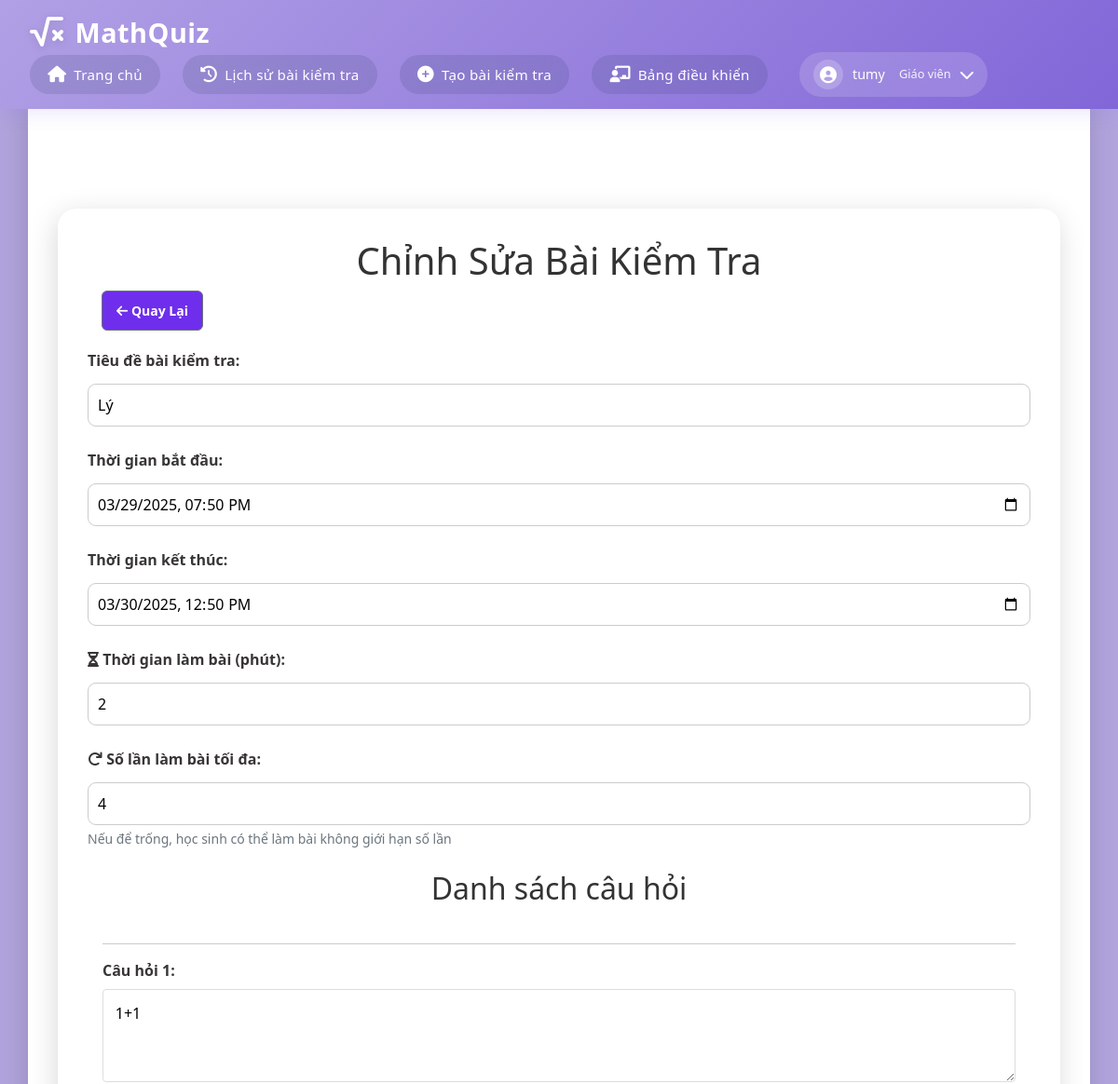
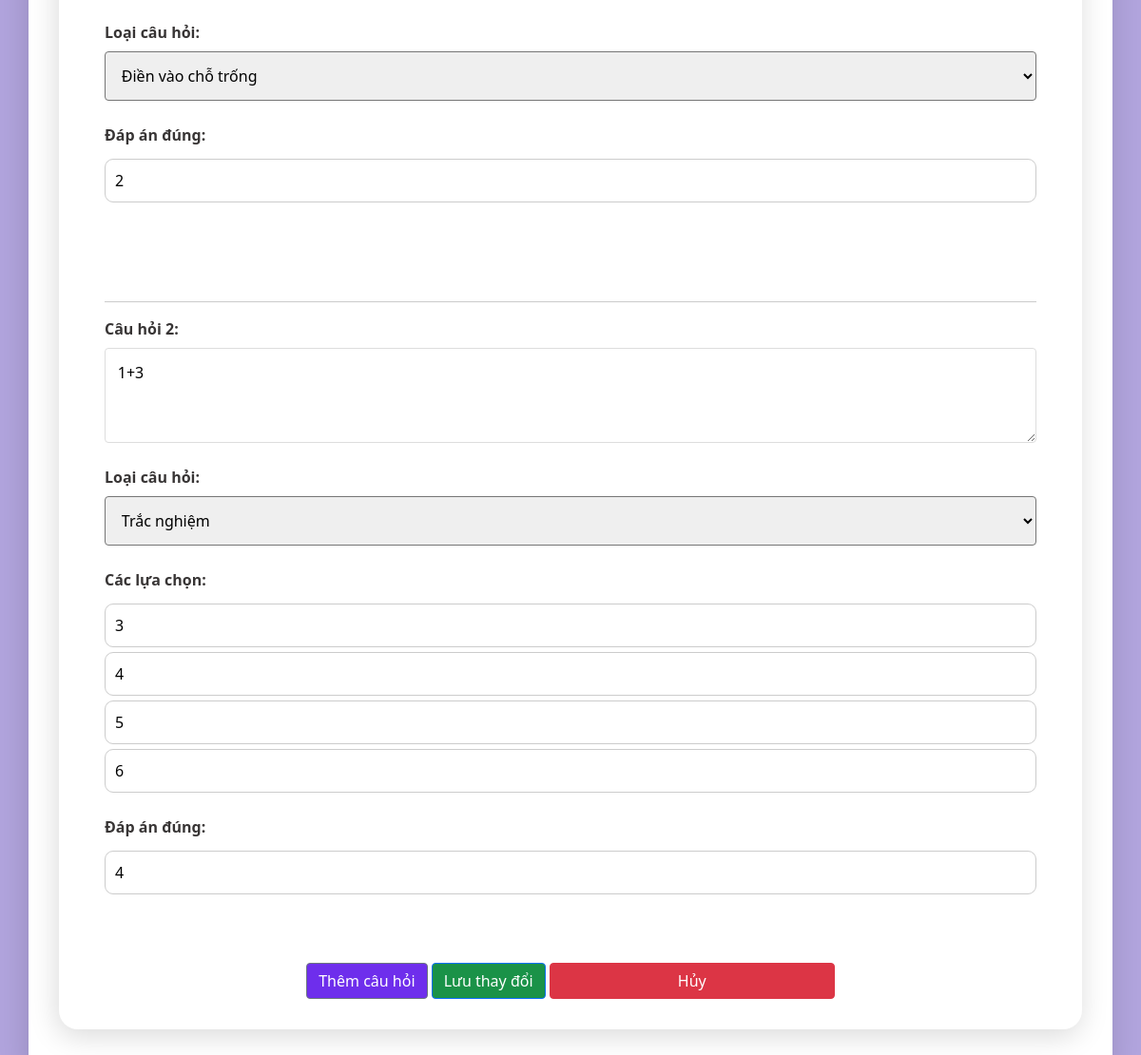
The page /quiz/edit/24 (signed in) on the database its author committed (2 pictures, top to bottom).
### app.py (models this page shows)
class Quiz(db.Model):
    id = db.Column(db.Integer, primary_key=True)
    title = db.Column(db.String(200), nullable=False)
    quiz_code = db.Column(db.String(10), unique=True, nullable=True, server_default=None)  # Make it nullable with default None
    teacher_id = db.Column(db.Integer, db.ForeignKey('user.id'), nullable=False)
    start_time = db.Column(db.DateTime, nullable=False)
    end_time = db.Column(db.DateTime, nullable=False)
    duration = db.Column(db.Integer, nullable=False)  # in minutes
    max_attempts = db.Column(db.Integer, nullable=True, default=None)  # Số lần làm bài tối đa
    is_public = db.Column(db.Boolean, default=False)  # Thêm trường is_public
    questions = db.relationship('Question', backref='quiz', lazy=True)
    teacher = db.relationship('User', backref='quizzes', lazy=True)

class Question(db.Model):
    id = db.Column(db.Integer, primary_key=True)
    quiz_id = db.Column(db.Integer, db.ForeignKey('quiz.id'), nullable=False)
    question_text = db.Column(db.String(500), nullable=False)
    question_type = db.Column(db.String(20), nullable=False)  # 'multiple_choice' or other types
    correct_answer = db.Column(db.String(500), nullable=False)
    answers = db.relationship('Answer', backref='question', lazy=True)

class Answer(db.Model):
    id = db.Column(db.Integer, primary_key=True)
    question_id = db.Column(db.Integer, db.ForeignKey('question.id'), nullable=False)
    answer_text = db.Column(db.String(500), nullable=False)

### app.py (the view, shortened to what this page needs)
@app.route('/quiz/edit/<int:quiz_id>', methods=['GET', 'POST'])
def edit_quiz(quiz_id):
    if 'user_id' not in session or session['role'] != 'teacher':
        flash('Bạn không có quyền truy cập trang này!')
        return redirect(url_for('home'))
    quiz = Quiz.query.get_or_404(quiz_id)
    if quiz.teacher_id != session['user_id']:
        flash('Bạn không có quyền chỉnh sửa bài kiểm tra này!')
        return redirect(url_for('manage_quizzes'))
    return render_template('edit_quiz.html', quiz=quiz)

### templates/edit_quiz.html (shortened to what this page needs)
{% extends "base.html" %}
{% block content %}
<div class="container">
    <h1>Chỉnh Sửa Bài Kiểm Tra</h1>
    <div class="action-bar">
        <a href="{{ url_for('manage_quizzes') }}" class="btn btn-secondary">
            <i class="fas fa-arrow-left"></i> Quay Lại
        </a>
    </div>
    <form method="POST" class="quiz-form">
        <div class="form-group">
            <label for="title">Tiêu đề bài kiểm tra:</label>
            <input type="text" id="title" name="title" value="{{ quiz.title }}" required>
        </div>
        <div class="form-group">
            <label for="start_time">Thời gian bắt đầu:</label>
            <input type="datetime-local" id="start_time" name="start_time"
                   value="{{ quiz.start_time.strftime('%Y-%m-%dT%H:%M') }}" required>
        </div>
        <div class="form-group">
            <label for="end_time">Thời gian kết thúc:</label>
            <input type="datetime-local" id="end_time" name="end_time"
                   value="{{ quiz.end_time.strftime('%Y-%m-%dT%H:%M') }}" required>
        </div>
        <div class="form-group">
            <label for="duration"><i class="fas fa-hourglass-half"></i> Thời gian làm bài (phút):</label>
            <input type="number" id="duration" name="duration" min="1" value="{{ quiz.duration }}" required>
        </div>
        <div class="form-group">
            <label for="max_attempts"><i class="fas fa-redo"></i> Số lần làm bài tối đa:</label>
            <input type="number" id="max_attempts" name="max_attempts" min="1" value="{{ quiz.max_attempts if quiz.max_attempts else '' }}" placeholder="Để trống nếu không giới hạn">
            <small class="form-text text-muted">Nếu để trống, học sinh có thể làm bài không giới hạn số lần</small>
        </div>
        <div id="questions-container">
            <h2>Danh sách câu hỏi</h2>
            {% for question in quiz.questions %}
            <div class="question-item">
                <hr>
                <div class="form-group">
                    <label>Câu hỏi {{ loop.index }}:</label>
                    <textarea name="questions[]" required>{{ question.question_text }}</textarea>
                </div>
                <div class="form-group">
                    <label>Loại câu hỏi:</label>
                    <select name="question_types[]" class="question-type" onchange="toggleAnswerType(this)">
                        <option value="multiple_choice" {% if question.question_type == 'multiple_choice' %}selected{% endif %}>
                            Trắc nghiệm
                        </option>
                        <option value="fill_in_blank" {% if question.question_type == 'fill_in_blank' %}selected{% endif %}>
                            Điền vào chỗ trống
                        </option>
                    </select>
                </div>
                <div class="multiple-choice-options" {% if question.question_type != 'multiple_choice' %}style="display: none;"{% endif %}>
                    <div class="form-group">
                        <label>Các lựa chọn:</label>
                        {% for answer in question.answers %}
                            <input type="text" name="option{{ loop.index }}[]"
                                   placeholder="Lựa chọn {{ loop.index }}"
                                   value="{{ answer.answer_text }}"
                                   {% if question.question_type == 'multiple_choice' %}required{% endif %}>
                        {% endfor %}
                    </div>
                </div>
                <div class="form-group">
                    <label>Đáp án đúng:</label>
                    <input type="text" name="correct_answers[]" value="{{ question.correct_answer }}" required>
                </div>
            </div>
            {% endfor %}
        </div>
        <button type="button" class="btn btn-secondary" onclick="addQuestion()">Thêm câu hỏi</button>
        <button type="submit" class="btn btn-primary">Lưu thay đổi</button>
        <a href="{{ url_for('manage_quizzes') }}" class="btn btn-danger">Hủy</a>
    </form>
</div>
{% endblock %}

### static/css/style.css (style rules this page uses)
:root { --primary-color: #9370DB; --secondary-color: #B19CD9; --background-color: linear-gradient(135deg, #9370DB, #9c83ca, #F8F8FF); --text-color: #333; }
* { margin: 0; padding: 0; box-sizing: border-box; }
html, body { height: 100%; margin: 0; display: flex; flex-direction: column; }
body { font-family: Arial, sans-serif; background-color: var(--background-color); color: var(--text-color); line-height: 1.6; height: 100%; width: 100%; margin: 0; }
.container { width: 100%; text-align: center; margin: 30px auto; }
.form-group { margin-bottom: 1.5rem; }
.form-group label { color: #383535; display: block; margin-bottom: 0.5rem; font-weight: bold; }
.form-group select { width: 100%; padding: 0.8rem; border-radius: 4px; font-size: 1rem; }
.btn { background-color: #9370DB; color: white; padding: 0.8rem 1.5rem; border: none; border-radius: 4px; cursor: pointer; font-size: 1rem; transition: background-color 0.3s; text-decoration: none; display: inline-block; }
.btn { width: 300px; padding: 12px; font-size: 18px; color: #fff; background-color: #007bff; border: none; border-radius: 4px; cursor: pointer; }
.btn-primary { width: auto; background-color: #1a9248 !important; }
.btn-danger { background-color: #db1c1c; }
.btn-secondary { width: auto; background-color: #6e2eec !important; }
.quiz-form .form-group { margin-bottom: 1.5rem; }
.quiz-form textarea { width: 100%; min-height: 100px; padding: 0.8rem; border: 1px solid #ddd; border-radius: 4px; resize: vertical; }
.question-item { margin-bottom: 2rem; padding: 1rem; }
.form-group { margin-bottom: 70px; align-items: center; text-align: center; border-radius: 80px; margin: 0 auto; }
.form-group { margin-bottom: 20px; display: flex; flex-direction: column; align-items: flex-start; }
.form-group input { width: 100%; padding: 10px; font-size: 16px; margin-top: 5px; border: 1px solid #ccc; border-radius: 9px; outline: none; }
.action-bar { display: flex; justify-content: space-between; margin-bottom: 20px; }
.action-bar .btn { padding: 10px 15px; font-size: 14px; font-weight: bold; border-radius: 6px; text-decoration: none; margin-left: 15px; margin-right: 15px; }

### templates/base.html (style rules this page uses)
:root { --primary-color: #b1a0e5; --secondary-color: #8166d8; --background-color: #b1a4dd; --text-color: #333; --shadow: rgba(112, 87, 219, 0.15); }
body { margin: 0; padding: 0; min-height: 100vh; background: var(--background-color); font-family: 'Segoe UI', system-ui, -apple-system, sans-serif; color: var(--text-color); display: flex; flex-direction: column; }
.container { margin-top: 6rem; margin-bottom: 15px; padding: 2rem; background: white; border-radius: 20px; box-shadow: -2px 7px 30px rgb(0 0 0 / 15%); flex: 1; }

### templates/edit_quiz.html (style rules this page uses)
.form-group { margin-bottom: 15px; }
.action-bar { margin-bottom: 20px; }

### rows shown on the page
Quiz: title "Lý", start_time "03/29/2025 19:50", end_time "03/30/2025 12:50", duration "2", max_attempts "4"
Question: question_text "1+1", question_type "Điền vào chỗ trống", correct_answer "2"
Question: question_text "1+3", question_type "Trắc nghiệm", correct_answer "4"
Answer: answer_text "3"
Answer: answer_text "4"
Answer: answer_text "5"
Answer: answer_text "6"

### other values the page prints
{{ session['username'] }} "tumy"
